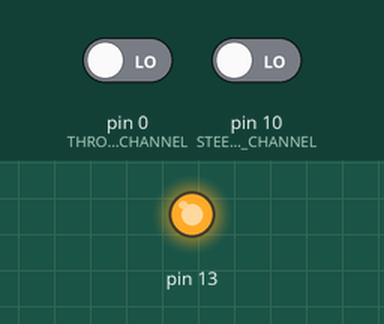
The sketch below on a simulated Teensy 4. Shown: output pins drawn as LEDs (lit = HIGH). The inputs (shaded band) are chosen by the test bench; at power-on: pin 0 (THROTTLE_CHANNEL) LOW, pin 10 (STEERING_CHANNEL) LOW.

Above: at 0.1 s.
At 1.1 s:
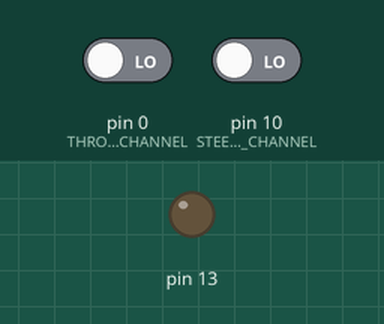
Timing chart, 0 to 2.6 s (numbered marks = the images above):
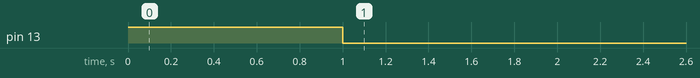

The sketch:

transmitter.ino
```cpp
const int STEERING_CHANNEL = 10;
const int THROTTLE_CHANNEL = 0;

const float MAX_PULSE_WIDTH = 2000.0;
const float MIN_PULSE_WIDTH = 1000.0;

const uint16_t MAX_JOYSTICK = 1024;
const float MAX_16_BIT = 65535.;

struct PWMStatus {
    unsigned long pulse_width;
    unsigned long pulse_start_time;
    bool is_high;
};

void setup()
{
    pinMode(13, OUTPUT);
    pinMode(STEERING_CHANNEL, INPUT);
    pinMode(THROTTLE_CHANNEL, INPUT);

    Serial.begin(9600);

    Joystick.useManualSend(true);
    digitalWrite(13, HIGH);
    delay(1000);
    digitalWrite(13, LOW);

}

bool update_pwm(uint8_t pin, PWMStatus* status) {
    if (digitalRead(pin) == HIGH) {
        // if the input already was high, don't do anything
        if (status->is_high) {
            return false;
        }
        // the edge is rising, start timing.
        status->pulse_start_time = micros();
        status->is_high = true;
    } else {
        // if the input was already low, don't do anything
        if (!status->is_high) {
            return false;
        }
        // the edge is falling, stop timing
        status->pulse_width = micros() - status->pulse_start_time;
        status->is_high = false;
        return true;
    }
    return false;
}


void loop()
{

    PWMStatus throttle;
    PWMStatus steering;

    throttle.pulse_width = 0;
    throttle.pulse_start_time = 0;
    throttle.is_high = false;
    steering.pulse_width = 0;
    steering.pulse_start_time = 0;
    steering.is_high = false;

    bool throttle_read = false;
    bool steering_read = false;

    int it = 0;

    while (!(throttle_read && steering_read)) {
        if (!steering_read)
            steering_read = steering_read || update_pwm(STEERING_CHANNEL, &steering);
        if (!throttle_read)
            throttle_read = throttle_read || update_pwm(THROTTLE_CHANNEL, &throttle);
        it++;
    }

    throttle.pulse_width = min(MAX_PULSE_WIDTH, max(MIN_PULSE_WIDTH, throttle.pulse_width));
    steering.pulse_width = min(MAX_PULSE_WIDTH, max(MIN_PULSE_WIDTH, steering.pulse_width));

    // TODO make it so that as soon it adds a new value, send it to the computer.
    // This means making so that update_pwm returns true when it detects a falling edge.

    unsigned long curr_throttle = throttle.pulse_width;
    unsigned long curr_steering = steering.pulse_width;

    float throttle_percentage = ((float)curr_throttle - MIN_PULSE_WIDTH)/(MAX_PULSE_WIDTH - MIN_PULSE_WIDTH);
    float steering_percentage = ((float)curr_steering - MIN_PULSE_WIDTH)/(MAX_PULSE_WIDTH - MIN_PULSE_WIDTH);

    uint16_t throttle_val = (uint16_t)(throttle_percentage*MAX_JOYSTICK);
    uint16_t steering_val = (uint16_t)(steering_percentage*MAX_JOYSTICK);

    //Serial.print(throttle_val);
    //Serial.print(" ");
    //Serial.print(steering_val);
    Serial.println(it);

    Joystick.Y(throttle_val);
    Joystick.Z(steering_val);
    Joystick.send_now();
}
```
